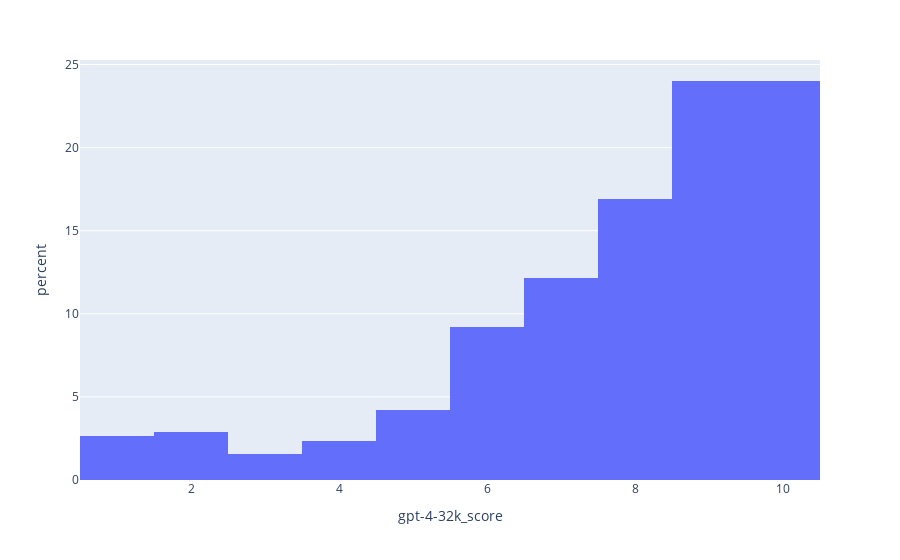

Notebook source saved alongside this figure:
### Markdown cell above
#### The distribution of the gpt-4-32k_score

### Code cell
fig = px.histogram(data_df[data_df['in_top_init']>0], x='gpt-4-32k_score',histnorm='percent')
fig.show()

### Figure 1 — Plotly figure (JSON) as saved in the notebook; plotly's stock layout.template omitted (floating-point values rounded to 4 significant figures; data arrays with more than 128 entries replaced by an {"elided": "..."} marker saying what was removed)
{"data": [{"alignmentgroup": "True", "bingroup": "x", "histnorm": "percent", "hovertemplate": "gpt-4-32k_score=%{x}<br>percent=%{y}<extra></extra>", "legendgroup": "", "marker": {"color": "#636efa", "pattern": {"shape": ""}}, "name": "", "offsetgroup": "", "orientation": "v", "showlegend": false, "type": "histogram", "x": {"elided": "379 int values"}, "xaxis": "x", "yaxis": "y"}], "layout": {"barmode": "relative", "legend": {"tracegroupgap": 0}, "margin": {"t": 60}, "xaxis": {"anchor": "y", "domain": [0, 1], "title": {"text": "gpt-4-32k_score"}}, "yaxis": {"anchor": "x", "domain": [0, 1], "title": {"text": "percent"}}}}
